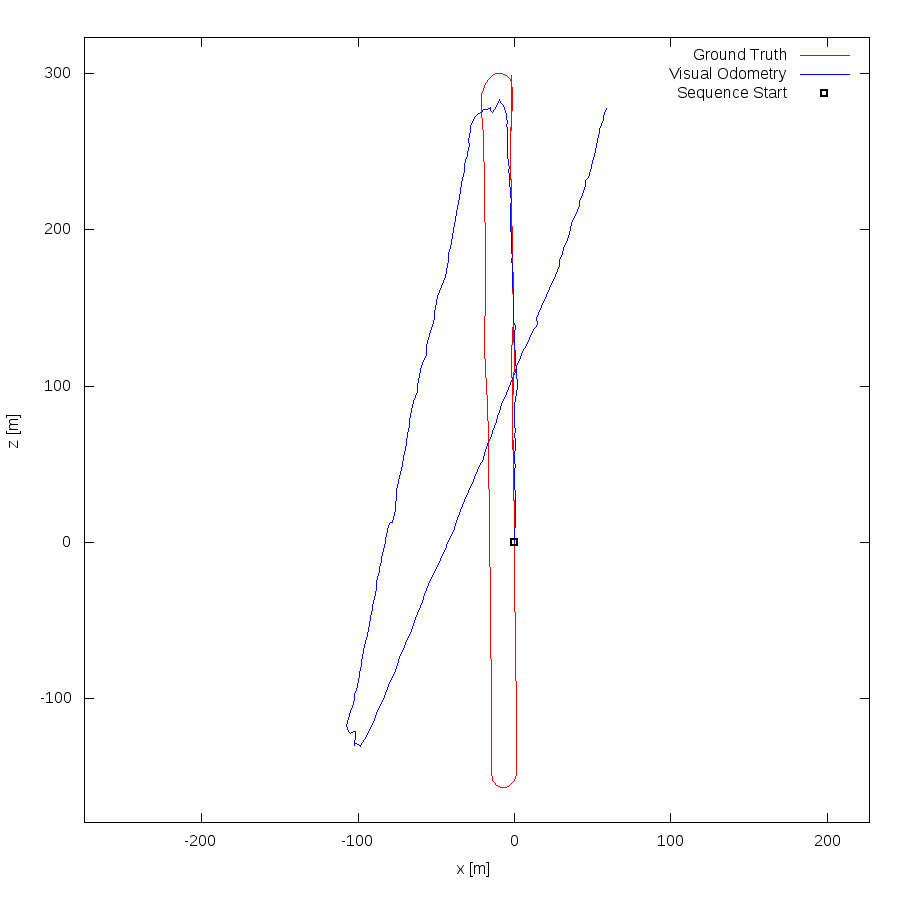

This chart was generated by the following gnuplot code:
set term postscript eps enhanced color
set output "06.eps"
set size ratio -1
set xrange [-275:227]
set yrange [-179:323]
set xlabel "x [m]"
set ylabel "z [m]"
plot "06.txt" using 1:2 lc rgb "#FF0000" title 'Ground Truth' w lines,"06.txt" using 3:4 lc rgb "#0000FF" title 'Visual Odometry' w lines,"< head -1 06.txt" using 1:2 lc rgb "#000000" pt 4 ps 1 lw 2 title 'Sequence Start' w points
